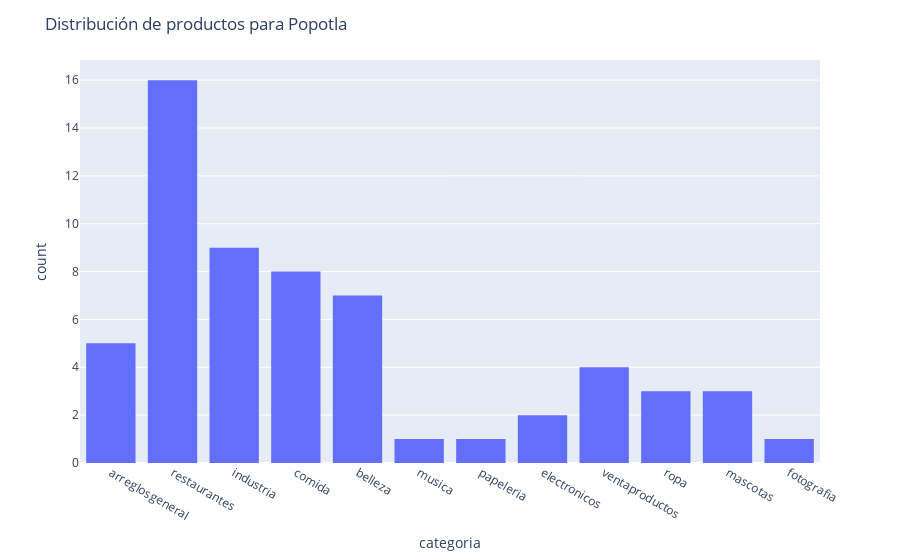

Notebook code for this chart:
### Code cell
view_products_from('popotla', df)

### Figure 1 — Plotly figure (JSON) as saved in the notebook; plotly's stock layout.template omitted (floating-point values rounded to 4 significant figures)
{"data": [{"alignmentgroup": "True", "bingroup": "x", "hovertemplate": "categoria=%{x}<br>count=%{y}<extra></extra>", "legendgroup": "", "marker": {"color": "#636efa"}, "name": "", "offsetgroup": "", "orientation": "v", "showlegend": false, "type": "histogram", "x": ["arreglosgeneral", "restaurantes", "arreglosgeneral", "restaurantes", "restaurantes", "restaurantes", "restaurantes", "industria", "industria", "comida", "belleza", "industria", "musica", "industria", "belleza", "belleza", "restaurantes", "restaurantes", "belleza", "restaurantes", "papeleria", "belleza", "restaurantes", "electronicos", "ventaproductos", "ropa", "comida", "belleza", "industria", "electronicos", "arreglosgeneral", "restaurantes", "industria", "ropa", "arreglosgeneral", "mascotas", "restaurantes", "restaurantes", "mascotas", "ventaproductos", "comida", "arreglosgeneral", "industria", "industria", "fotografia", "ropa", "restaurantes", "ventaproductos", "comida", "restaurantes", "ventaproductos", "restaurantes", "belleza", "restaurantes", "industria", "mascotas", "comida", "comida", "comida", "comida"], "xaxis": "x", "yaxis": "y"}], "layout": {"barmode": "relative", "legend": {"tracegroupgap": 0}, "margin": {"t": 60}, "title": {"text": "Distribución de productos para Popotla"}, "xaxis": {"anchor": "y", "domain": [0, 1], "title": {"text": "categoria"}}, "yaxis": {"anchor": "x", "domain": [0, 1], "title": {"text": "count"}}}}
